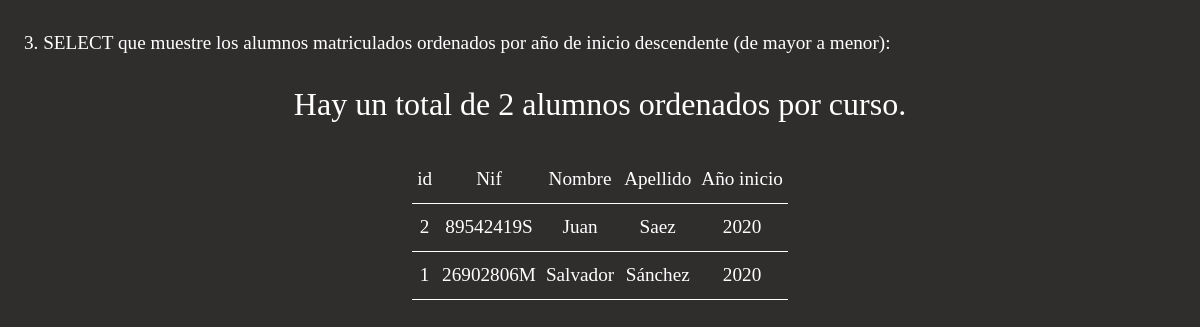
The app's page /13-10-2022/ejercicios/select3.php with its own data.
### tables this page shows
CREATE TABLE `alumno_asignatura_curso` (
  `id_matricula` int(10) NOT NULL,
  `id_alumno` int(10) UNSIGNED NOT NULL,
  `id_asignatura` int(10) UNSIGNED NOT NULL,
  `id_curso` int(10) UNSIGNED NOT NULL
);

CREATE TABLE `alumnos` (
  `id_alumno` int(10) UNSIGNED NOT NULL,
  `nif` varchar(9) DEFAULT NULL,
  `nombre` varchar(25) NOT NULL,
  `apellido` varchar(50) NOT NULL,
  `ciudad` varchar(25) NOT NULL,
  `fecha_nacimiento` date NOT NULL,
  `sexo` enum('H','M') NOT NULL
);

CREATE TABLE `curso_escolar` (
  `id_curso` int(10) UNSIGNED NOT NULL,
  `anyo_inicio` year(4) NOT NULL,
  `anyo_fin` year(4) NOT NULL
);

### 13-10-2022/ejercicios/select3.php (the view, shortened to what this page needs)
<?php
  include_once './connect.php';
  $query_ejercicio3 = "SELECT * FROM alumnos
                       JOIN alumno_asignatura_curso
                       ON alumnos.id_alumno = alumno_asignatura_curso.id_alumno
                       JOIN curso_escolar
                       ON alumno_asignatura_curso.id_curso = curso_escolar.id_curso
                       GROUP BY alumno_asignatura_curso.id_alumno
                       ORDER BY curso_escolar.anyo_inicio DESC";
  try {
    $lista_alumnos_matriculados_ordenados = $pdoConnection->prepare($query_ejercicio3);
    $lista_alumnos_matriculados_ordenados->execute();
    $resultado_lista_alumnos_matriculados_ordenados = $lista_alumnos_matriculados_ordenados->fetchAll();
  } catch(PDOException $e) {
    print "¡Error!: " . $e->getMessage() . "<br/>";
    die();
  }
  echo "<p class='ejercicio'>3. SELECT que muestre los alumnos matriculados ordenados por año de inicio descendente (de mayor a menor):</p>";
  echo "<p class='p_total'>Hay un total de ". $lista_alumnos_matriculados_ordenados->rowCount() . " alumnos ordenados por curso.</p>";
  echo "<table>
      <tr class='table-head'>
        <td>id</td>
        <td>Nif</td>
        <td>Nombre</td>
        <td>Apellido</td>
        <td>Año inicio</td>
      </tr>
    ";
  foreach ($resultado_lista_alumnos_matriculados_ordenados as $key => $value) {
    echo "
      <tr>
        <td>" . $value['id_alumno'] . "</td>
        <td>" . $value['nif'] . "</td>
        <td>" . $value['nombre'] . "</td>
        <td>" . $value['apellido'] . "</td>
        <td>" . $value['anyo_inicio'] . "</td>
      </tr>
    ";
  }
  echo "</table>";
?>
<!DOCTYPE html>
<html lang="en">
<head>
  <link rel="stylesheet" href="styles.css">
</head>
<body>
</body>
</html>

### 13-10-2022/ejercicios/styles.css (style rules this page uses)
* { background-color:rgb(48, 45, 45); color: white; }
.ejercicio { font-size: 1.2rem; margin: 2rem 1rem; }
.p_total { font-size: 2rem; text-align: center; }
table { font-size: 1.2rem; border-collapse: collapse; margin: 0 auto; }
.table-head { text-align: center; }
tr { border-bottom: 1px solid white; height: 3rem; text-align: center; }
td { padding: 5px; }

### records on screen
alumno_asignatura_curso: id_alumno "2", id_alumno.nif "89542419S", id_alumno.nombre "Juan", id_alumno.apellido "Saez", id_curso.anyo_inicio "2020"
alumno_asignatura_curso: id_alumno "1", id_alumno.nif "26902806M", id_alumno.nombre "Salvador", id_alumno.apellido "Sánchez", id_curso.anyo_inicio "2020"

### other values on screen
$lista_alumnos_matriculados_ordenados->rowCount() "2"
